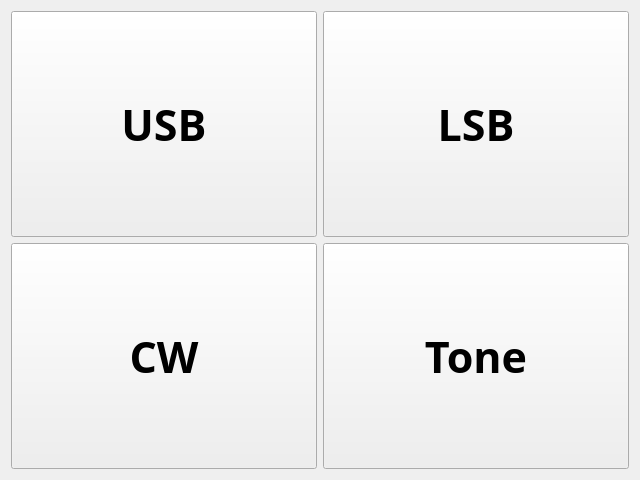
<?xml version="1.0" encoding="UTF-8"?>
<ui version="4.0">
 <class>main</class>
 <widget class="QWidget" name="main">
  <property name="geometry">
   <rect>
    <x>0</x>
    <y>0</y>
    <width>640</width>
    <height>480</height>
   </rect>
  </property>
  <property name="sizePolicy">
   <sizepolicy hsizetype="Maximum" vsizetype="MinimumExpanding">
    <horstretch>0</horstretch>
    <verstretch>0</verstretch>
   </sizepolicy>
  </property>
  <property name="windowTitle">
   <string>main</string>
  </property>
  <property name="styleSheet">
   <string notr="true"/>
  </property>
  <layout class="QHBoxLayout" name="horizontalLayout">
   <item>
    <layout class="QGridLayout" name="gridLayout">
     <item row="0" column="0">
      <widget class="QPushButton" name="button_usb">
       <property name="sizePolicy">
        <sizepolicy hsizetype="Minimum" vsizetype="Preferred">
         <horstretch>0</horstretch>
         <verstretch>0</verstretch>
        </sizepolicy>
       </property>
       <property name="font">
        <font>
         <family>Waree</family>
         <pointsize>32</pointsize>
         <weight>75</weight>
         <bold>true</bold>
        </font>
       </property>
       <property name="text">
        <string>USB</string>
       </property>
      </widget>
     </item>
     <item row="0" column="1">
      <widget class="QPushButton" name="button_lsb">
       <property name="sizePolicy">
        <sizepolicy hsizetype="Minimum" vsizetype="Preferred">
         <horstretch>0</horstretch>
         <verstretch>0</verstretch>
        </sizepolicy>
       </property>
       <property name="font">
        <font>
         <family>Waree</family>
         <pointsize>32</pointsize>
         <weight>75</weight>
         <bold>true</bold>
        </font>
       </property>
       <property name="text">
        <string>LSB</string>
       </property>
      </widget>
     </item>
     <item row="1" column="0">
      <widget class="QPushButton" name="button_cw">
       <property name="sizePolicy">
        <sizepolicy hsizetype="Minimum" vsizetype="Preferred">
         <horstretch>0</horstretch>
         <verstretch>0</verstretch>
        </sizepolicy>
       </property>
       <property name="font">
        <font>
         <family>Waree</family>
         <pointsize>32</pointsize>
         <weight>75</weight>
         <bold>true</bold>
        </font>
       </property>
       <property name="text">
        <string>CW</string>
       </property>
      </widget>
     </item>
     <item row="1" column="1">
      <widget class="QPushButton" name="button_tone">
       <property name="sizePolicy">
        <sizepolicy hsizetype="Minimum" vsizetype="Preferred">
         <horstretch>0</horstretch>
         <verstretch>0</verstretch>
        </sizepolicy>
       </property>
       <property name="font">
        <font>
         <family>Waree</family>
         <pointsize>32</pointsize>
         <weight>75</weight>
         <bold>true</bold>
        </font>
       </property>
       <property name="text">
        <string>Tone</string>
       </property>
      </widget>
     </item>
    </layout>
   </item>
  </layout>
 </widget>
 <resources/>
 <connections/>
</ui>
